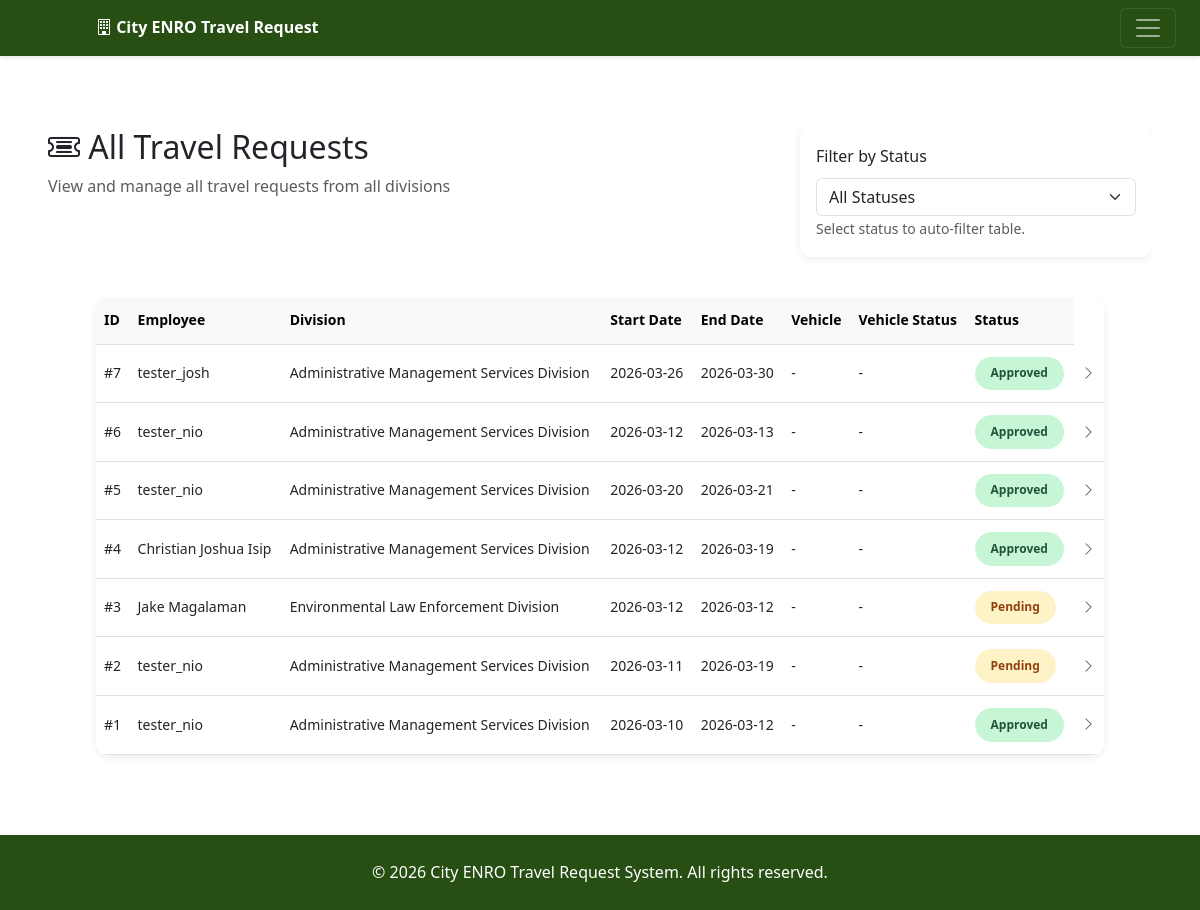
Page /tickets/all (signed in) on the earlier database version.
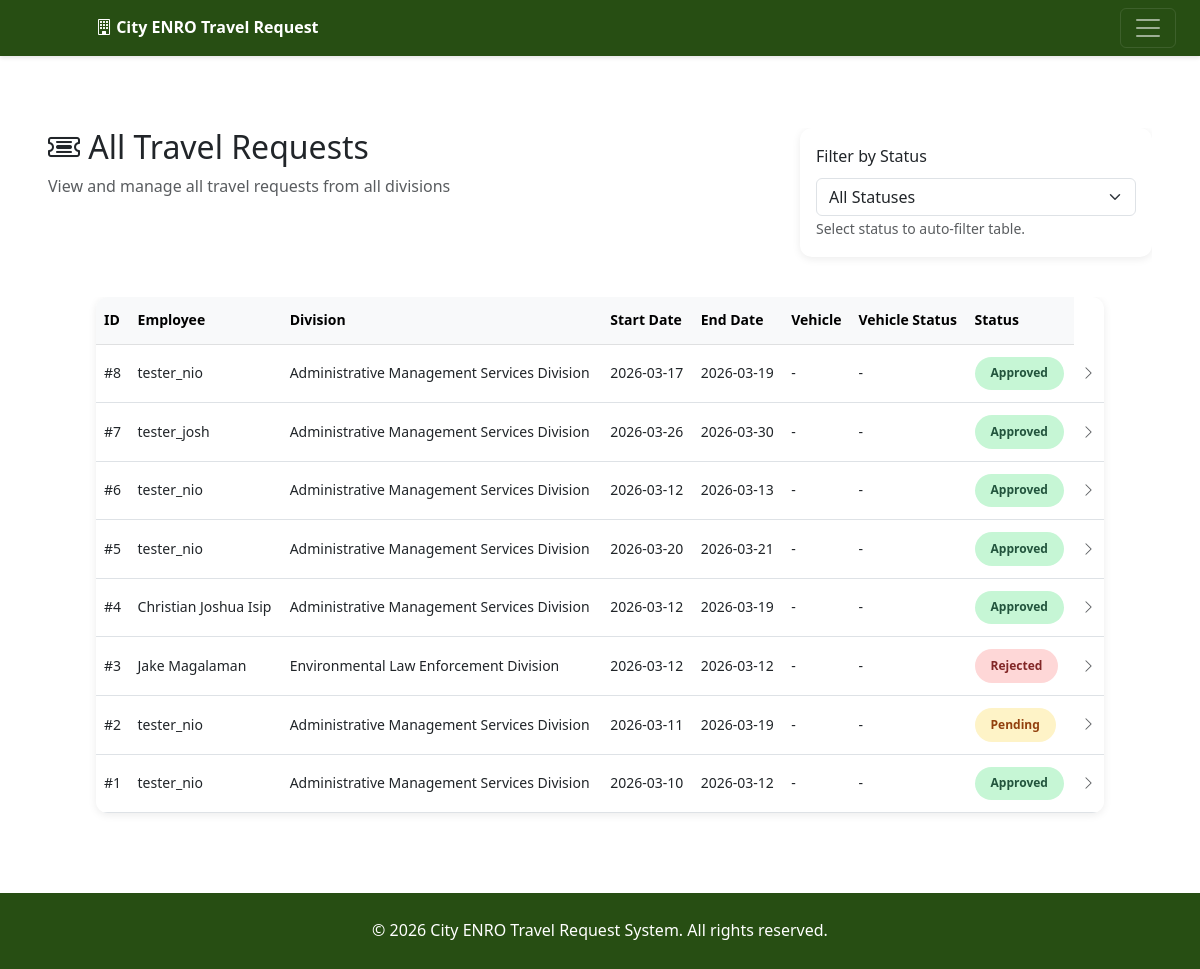
Same page on the later database version.
### tables this page shows
CREATE TABLE tickets (
            id INTEGER PRIMARY KEY AUTOINCREMENT,
            user_id INTEGER NOT NULL,
            division_id INTEGER NOT NULL,
            destination VARCHAR(200) NOT NULL,
            purpose TEXT NOT NULL,
            associates TEXT,
            start_date DATE NOT NULL,
            end_date DATE NOT NULL,
            vehicle_needed VARCHAR(10) DEFAULT 'no',
            vehicle_assigned VARCHAR(100),
            status VARCHAR(50) DEFAULT 'pending',
            created_at TIMESTAMP DEFAULT CURRENT_TIMESTAMP,
            updated_at TIMESTAMP DEFAULT CURRENT_TIMESTAMP,
            FOREIGN KEY (user_id) REFERENCES users(id),
            FOREIGN KEY (division_id) REFERENCES divisions(id)
        );

CREATE TABLE users (
            id INTEGER PRIMARY KEY AUTOINCREMENT,
            username VARCHAR(50) UNIQUE NOT NULL,
            password VARCHAR(255) NOT NULL,
            role VARCHAR(50) NOT NULL,
            division_id INTEGER,
            full_name VARCHAR(100) NOT NULL,
            created_at TIMESTAMP DEFAULT CURRENT_TIMESTAMP,
            FOREIGN KEY (division_id) REFERENCES divisions(id)
        );

CREATE TABLE divisions (
            id INTEGER PRIMARY KEY AUTOINCREMENT,
            name VARCHAR(100) NOT NULL
        );

### routes/tickets.py (the view)
@tickets_bp.route('/all')
def all_tickets():
    if not require_login():
        return redirect(url_for('auth.login'))
    if session.get('role') not in ['director', 'final_authorizer', 'admin']:
        flash('Access denied', 'danger')
        return redirect(url_for('main.dashboard'))
    status_filter = request.args.get('status', '')
    db_type = get_db_type()
    try:
        conn = get_db_connection()
        cursor = conn.cursor()
        query = """
            SELECT t.*, u.full_name as user_name, d.name as division_name,
                   v.name as vehicle_name
            FROM tickets t
            LEFT JOIN users u ON t.user_id = u.id
            LEFT JOIN divisions d ON t.division_id = d.id
            LEFT JOIN vehicles v ON t.vehicle_assigned = v.name
        """
        if status_filter:
            allowed_statuses = ['pending', 'director_approved', 'approved', 'rejected']
            if status_filter in allowed_statuses:
                if db_type == 'sqlite':
                    query += " WHERE t.status = ?"
                    params = (status_filter,)
                else:
                    query += " WHERE t.status = %s"
                    params = (status_filter,)
            else:
                params = ()
        else:
            params = ()
        query += " ORDER BY t.created_at DESC"
        if params:
            cursor.execute(query, params)
        else:
            cursor.execute(query)
        if db_type == 'sqlite':
            rows = cursor.fetchall()
            tickets = [dict_from_row(row) for row in rows]
        else:
            tickets = cursor.fetchall()
        conn.close()
        for ticket in tickets:
            if ticket.get('start_date') and isinstance(ticket.get('start_date'), str):
                ticket['start_date'] = datetime.strptime(ticket['start_date'], '%Y-%m-%d').date()
            if ticket.get('end_date') and isinstance(ticket.get('end_date'), str):
                ticket['end_date'] = datetime.strptime(ticket['end_date'], '%Y-%m-%d').date()
    except Exception as e:
        flash(f'Error loading tickets: {str(e)}', 'danger')
        tickets = []
    return render_template('tickets/all_tickets.html', tickets=tickets, status_filter=status_filter)

### db.py (called while the page is built)
def get_db_type():
    try:
        from flask import has_request_context, request
        if has_request_context() and hasattr(current_app, 'config'):
            return current_app.config.get('DATABASE_TYPE', 'sqlite')
    except:
        pass
    return 'sqlite'

def get_db_connection():
    db_type = get_db_type()
    if db_type == 'sqlite':
        return get_sqlite_connection()
    else:
        return get_mysql_connection()

def get_sqlite_connection():
    import os
    from config import Config
    db_path = getattr(Config, 'SQLITE_DATABASE', 'cityhall.db')
    try:
        if hasattr(current_app, 'config'):
            db_path = current_app.config.get('SQLITE_DATABASE', db_path)
    except:
        pass
    conn = sqlite3.connect(db_path)
    conn.row_factory = sqlite3.Row
    return conn

def dict_from_row(row):
    if row is None:
        return None
    if hasattr(row, 'keys'):
        return dict(zip(row.keys(), row))
    return row

### routes/tickets.py (called while the page is built)
def require_login():
    return 'user_id' in session

### templates/tickets/all_tickets.html (shortened to what this page needs)
{% extends "base.html" %}
{% block content %}
<div class="row mb-4">
    <div class="col-md-8">
        <h2><i class="bi bi-ticket-detailed"></i> All Travel Requests</h2>
        <p class="text-muted">View and manage all travel requests from all divisions</p>
    </div>
    <div class="col-md-4">
        <div class="card">
            <div class="card-body">
                    <label for="status" class="form-label">Filter by Status</label>
                    <div class="input-group">
                        <select class="form-select" id="status" name="status" onchange="filterByStatus(this.value)">
                            <option value="">All Statuses</option>
                        </select>
                    </div>
                    <small class="form-text text-muted">Select status to auto-filter table.</small>
            </div>
        </div>
    </div>
</div>
<div class="wide-container">
    <div class="card table-card">
    <div class="card-body p-0">
        {% if tickets %}
        <div class="table-responsive">
            <table class="table table-hover mb-0">
                <thead class="table-light">
                    <tr>
                        <th>ID</th>
                        <th>Employee</th>
                        <th>Division</th>
                        <th>Start Date</th>
                        <th>End Date</th>
                        <th>Vehicle</th>
                        <th>Vehicle Status</th>
                        <th>Status</th>
                    </tr>
                </thead>
                <tbody>
                    {% for ticket in tickets %}
                    <tr class="ticket-row" data-ticket-id="{{ ticket.id }}">
                        <td>#{{ ticket.id }}</td>
                        <td>{{ ticket.user_name }}</td>
                        <td>{{ ticket.division_name }}</td>
                        <td>{{ ticket.start_date.strftime('%Y-%m-%d') if ticket.start_date else '-' }}</td>
                        <td>{{ ticket.end_date.strftime('%Y-%m-%d') if ticket.end_date else '-' }}</td>
                        <td>
                            {{ ticket.vehicle_name if ticket.vehicle_name else '-' }}
                        </td>
                        <td>
                            {{ ticket.vehicle_status|title if ticket.vehicle_status else '-' }}
                        </td>
                        <td>
                            <span class="status-badge status-{{ ticket.status }}">
                                {{ ticket.status|replace('_', ' ')|title }}
                            </span>
                        </td>
                        <td>
                            <i class="bi bi-chevron-right text-muted"></i>
                        </td>
                    </tr>
                    {% endfor %}
                </tbody>
            </table>
        </div>
        {% else %}
        <div class="text-center py-5">
            <i class="bi bi-inbox" style="font-size: 3rem; color: #ccc;"></i>
            <p class="mt-3 text-muted">No travel requests found.</p>
        </div>
        {% endif %}
    </div>
</div>
    </div>
</div>
{% endblock %}

Differences in the rows shown:
added tickets: id "8", user_name "tester_nio", division_name "Administrative Management Services Division", start_date "2026-03-17", end_date "2026-03-19", vehicle_name "-", vehicle_status "-", status "Approved"
changed tickets "Jake Magalaman": status "Pending" → "Rejected"
